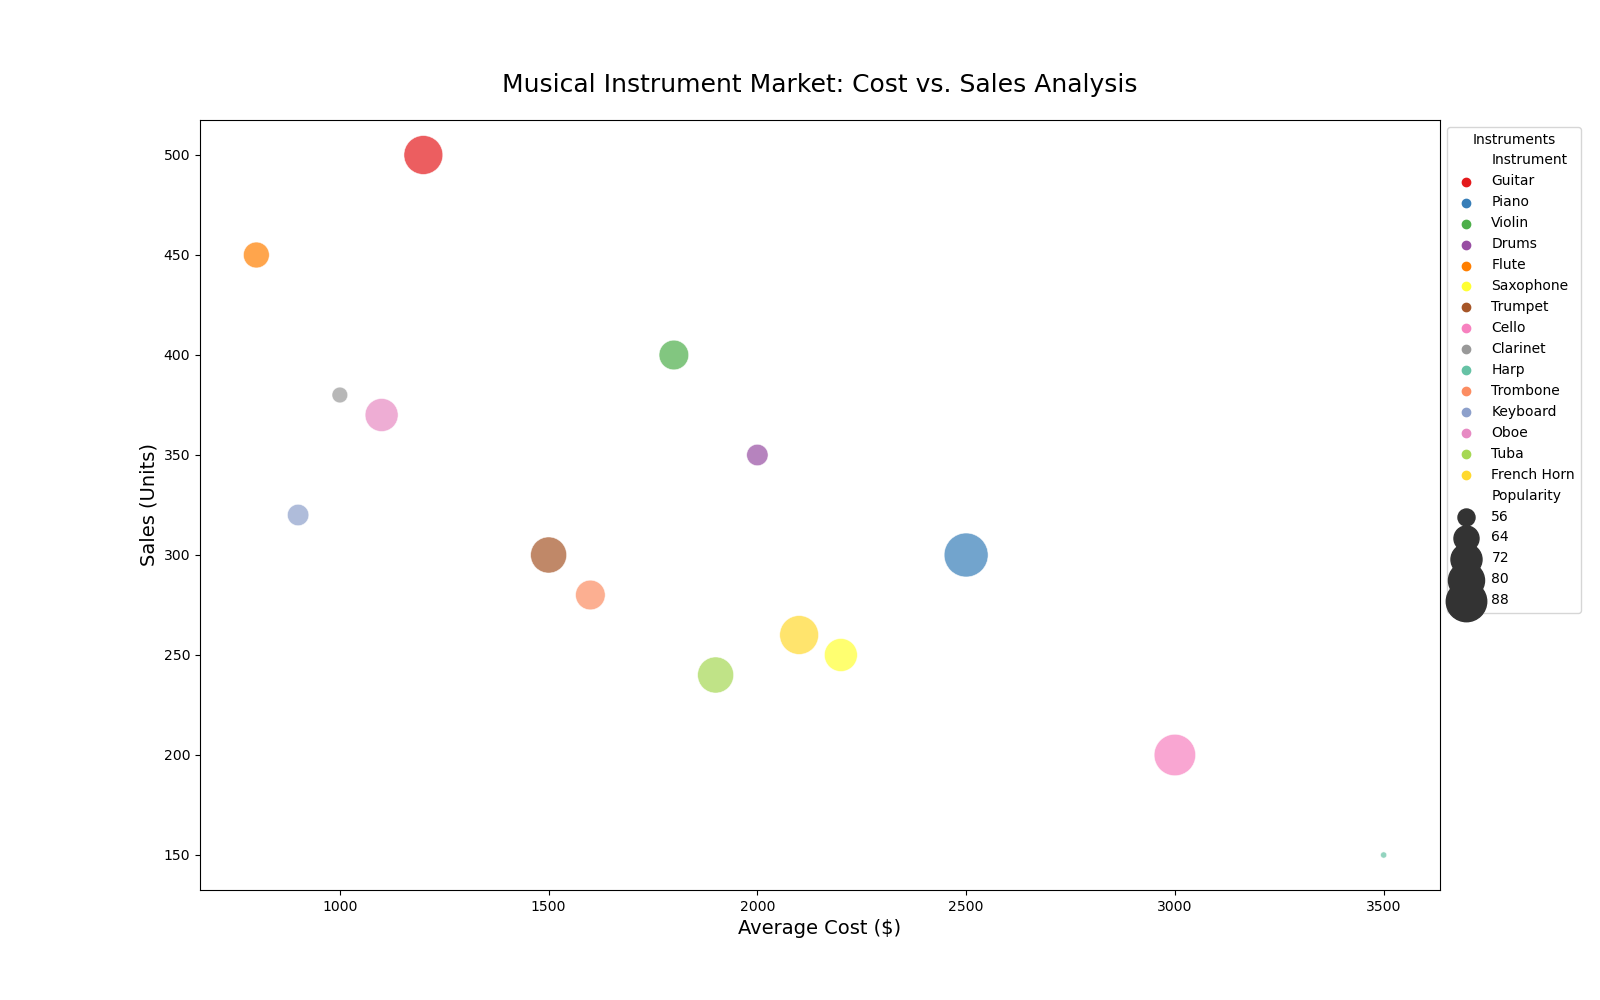

The Python source for this figure:

import matplotlib.pyplot as plt
import pandas as pd
import seaborn as sns

data = {
    'Instrument': ['Guitar', 'Piano', 'Violin', 'Drums', 'Flute', 'Saxophone', 'Trumpet', 'Cello', 'Clarinet', 'Harp', 'Trombone', 'Keyboard', 'Oboe', 'Tuba', 'French Horn'],
    'Average_Cost': [1200, 2500, 1800, 2000, 800, 2200, 1500, 3000, 1000, 3500, 1600, 900, 1100, 1900, 2100],
    'Popularity': [85, 95, 70, 60, 65, 75, 80, 90, 55, 50, 70, 60, 75, 80, 85],
    'Sales': [500, 300, 400, 350, 450, 250, 300, 200, 380, 150, 280, 320, 370, 240, 260]
}
df = pd.DataFrame(data)

plt.figure(figsize=(16, 10))
bubble = sns.scatterplot(data=df, x='Average_Cost', y='Sales', size='Popularity', hue='Instrument', 
                         palette=['#E41A1C', '#377EB8', '#4DAF4A', '#984EA3', '#FF7F00', '#FFFF33', '#A65628', '#F781BF', '#999999', '#66C2A5', '#FC8D62', '#8DA0CB', '#E78AC3', '#A6D854', '#FFD92F'], 
                         sizes=(20, 1000), alpha=0.7, edgecolor='w', linewidth=0.5)

plt.title('Musical Instrument Market: Cost vs. Sales Analysis', fontsize=18, pad=20)
plt.xlabel('Average Cost ($)', fontsize=14)
plt.ylabel('Sales (Units)', fontsize=14)

bubble.legend(loc='upper left', bbox_to_anchor=(1, 1), title='Instruments')

plt.show()
